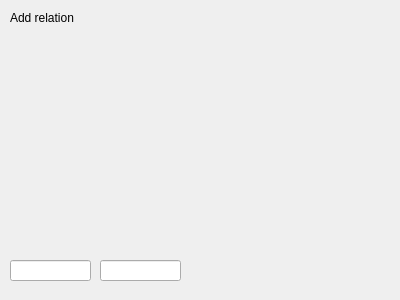
<?xml version="1.0" encoding="UTF-8"?>
<ui version="4.0">
 <class>addrel</class>
 <widget class="QDialog" name="addrel">
  <property name="geometry">
   <rect>
    <x>0</x>
    <y>0</y>
    <width>400</width>
    <height>300</height>
   </rect>
  </property>
  <property name="windowTitle">
   <string>Dialog</string>
  </property>
  <widget class="QLabel" name="label">
   <property name="geometry">
    <rect>
     <x>10</x>
     <y>10</y>
     <width>81</width>
     <height>16</height>
    </rect>
   </property>
   <property name="text">
    <string>Add relation</string>
   </property>
  </widget>
  <widget class="QLineEdit" name="lineEdit">
   <property name="geometry">
    <rect>
     <x>10</x>
     <y>260</y>
     <width>81</width>
     <height>21</height>
    </rect>
   </property>
  </widget>
  <widget class="QLineEdit" name="lineEdit_2">
   <property name="geometry">
    <rect>
     <x>100</x>
     <y>260</y>
     <width>81</width>
     <height>21</height>
    </rect>
   </property>
  </widget>
 </widget>
 <resources/>
 <connections/>
</ui>
